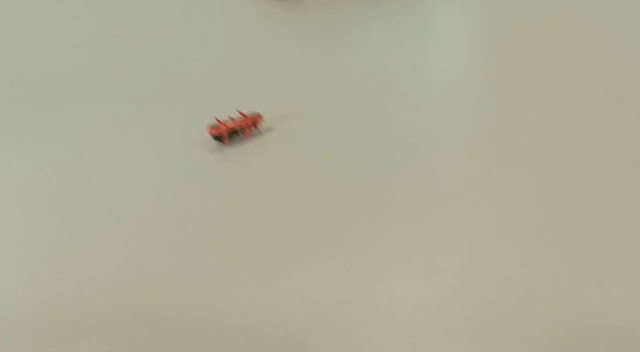
#> input picture frame 41 of Dataset/7_NanoBug_Naranja/naranja.mp4, 640 x 352 px
$ python 0_EtiquetarVideo.py
#> lines starting #> are read from the running program, lines starting #| are printed output that depends on the picture
import cv2
import os
import pandas as pd

from constantes import *

# Creamos una lista con las clases disponibles
# CLASSES = ['1_NanoBug_Azul', '2_NanoBug_Negro', '3_NanoBug_Celeste', '4_NanoBug_Blanco', '5_NanoBug_GrisClaro', '6_NanoBug_GrisOscuro', '7_NanoBug_Naranja']

# Definimos NanoBug a procesar
NANOBUG_NAME = CLASSES[6]

# Definimos la ruta del vídeo
VIDEO_NAME = "naranja.mp4"
VIDEO_PATH = DATASET_PATH + NANOBUG_NAME + "/" + VIDEO_NAME

# Definimos el nombre del archivo CSV donde se guardarán las etiquetas
CSV_PATH = DATASET_PATH + "/CSVs/" + NANOBUG_NAME + ".csv"

# Creamos la carpeta de imágenes si no existe
if not os.path.exists(IMAGE_DIR):
    os.makedirs(IMAGE_DIR)

# Leemos el vídeo
cap = cv2.VideoCapture(VIDEO_PATH)

# Definimos el nombre del archivo
file_name = NANOBUG_NAME

# Inicializamos el contador de imágenes
count = 0

# Creamos una lista para almacenar las etiquetas
labels = []

# Leemos el vídeo cuadro por cuadro
while cap.isOpened():
    # Leemos el cuadro
    ret, frame = cap.read()
#> frame is the input picture: shape (352, 640, 3); mean B, G, R 150.8, 173.7, 174.6

    # Si no hay más cuadros, salimos del bucle
    if not ret:
        break

    # Redimensionamos el cuadro para que sea más rápido el proceso de grabado de la imagen
    frame = cv2.resize(frame, (TARGET_WIDTH_IMG, TARGET_HEIGHT_IMG))
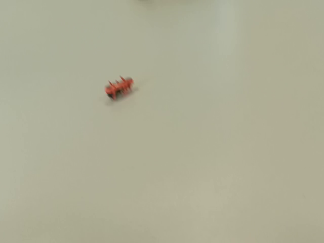
#> frame: shape (243, 324, 3); mean B, G, R 150.7, 173.7, 174.5

    # Dibujamos el cuadro con el nombre del archivo y el número de cuadro
    # cv2.putText(frame, "{}_{}".format(file_name, count), (50, 50), cv2.FONT_HERSHEY_SIMPLEX, 1, (0, 255, 0), 2)

    # Guardamos la imagen y añadimos la etiqueta a la lista de etiquetas
    '''image_name = "{}_{}.jpg".format(file_name, count)
    cv2.imwrite(os.path.join(IMAGE_DIR, image_name), frame)
    labels.append({"path": os.path.join(IMAGE_DIR, image_name), "class": CLASSES[int(input("Introduce el número de clase (1-7): ")) - 1]})'''
    # Etiqueta automáticamente las cucarachas
    label = NANOBUG_NAME
    # Añade la imagen y la etiqueta a la lista de etiquetas
    image_name = "{}_{}.jpg".format(file_name, count)
    cv2.imwrite(os.path.join(IMAGE_DIR, image_name), frame)
    labels.append({"path": os.path.join(IMAGE_DIR, image_name), "class": label})


    # Incrementamos el contador de imágenes
    count += 1

    # Mostramos el cuadro
    cv2.imshow("Video", frame)

    # Esperamos la pulsación de una tecla
    key = cv2.waitKey(1)
#> (key q is pressed here)

    # Si se pulsa la tecla "q", salimos del bucle
    if key == ord('q'):
        break

# Creamos un DataFrame con las etiquetas
df_labels = pd.DataFrame(labels)

# Guardamos el DataFrame en un archivo CSV
#> (the run stopped early here; a loop or call above may not have finished)

$ run again, starting later in the video
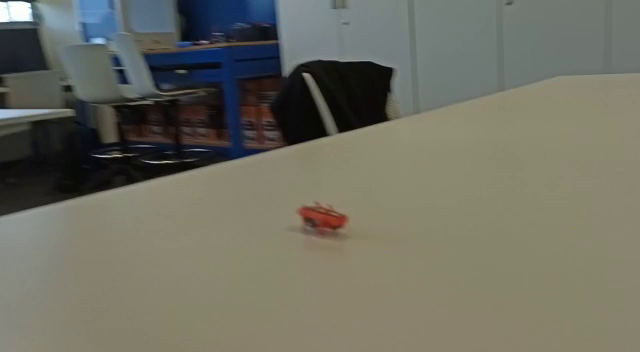
#> input picture frame 187 of Dataset/7_NanoBug_Naranja/naranja.mp4, 640 x 352 px
#> frame is the input picture: shape (352, 640, 3); mean B, G, R 98, 110, 110.4
#> `frame = cv2.resize(frame, (TARGET_WIDTH_IMG, TARGET_HEIGHT_IMG))`:
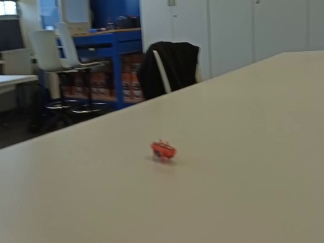
#> frame: shape (243, 324, 3); mean B, G, R 98, 110, 110.3

$ run again, starting later in the video
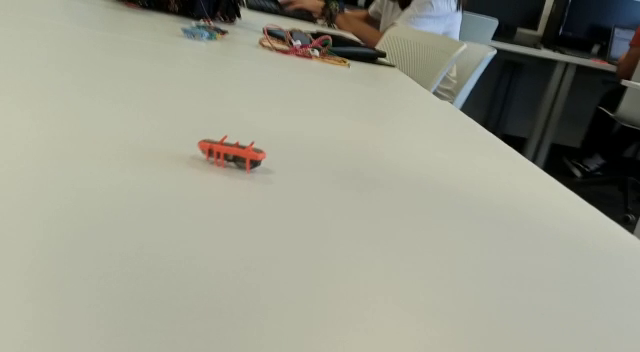
#> input picture frame 332 of Dataset/7_NanoBug_Naranja/naranja.mp4, 640 x 352 px
#> frame is the input picture: shape (352, 640, 3); mean B, G, R 140.3, 154.8, 154.2
#> `frame = cv2.resize(frame, (TARGET_WIDTH_IMG, TARGET_HEIGHT_IMG))`:
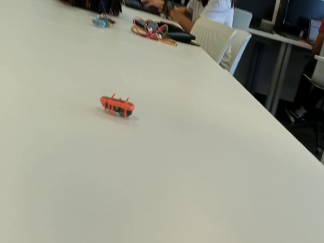
#> frame: shape (243, 324, 3); mean B, G, R 140.2, 154.7, 154.1
